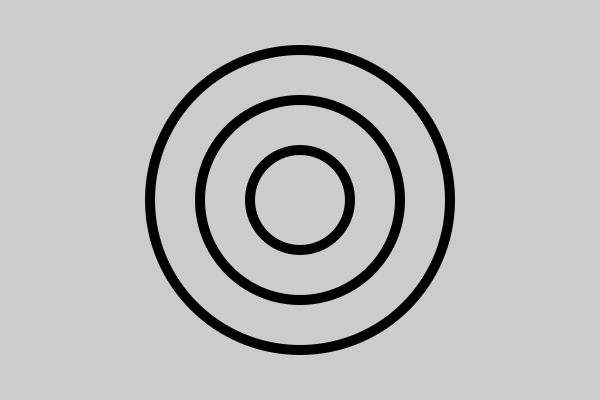

Recreate this plot in Python.
import cairo
import math

# Set up pycairo
surface = cairo.ImageSurface(cairo.FORMAT_RGB24, 600, 400)
context = cairo.Context(surface)
context.set_source_rgb(0.8, 0.8, 0.8)
context.paint()

# Small circle
context.arc(300, 200, 50, 0, 2*math.pi)
context.set_source_rgb(0,0,0)
context.set_line_width(10)
context.stroke()

# Medium circle
context.arc(300, 200,100,0,2*math.pi)
context.set_source_rgb(0,0,0)
context.set_line_width(10)
context.stroke()

# Large circle
context.arc(300,200,150,0,2*math.pi)
context.set_source_rgb(0,0,0)
context.set_line_width(10)
context.stroke()

surface.write_to_png('circle.png')
